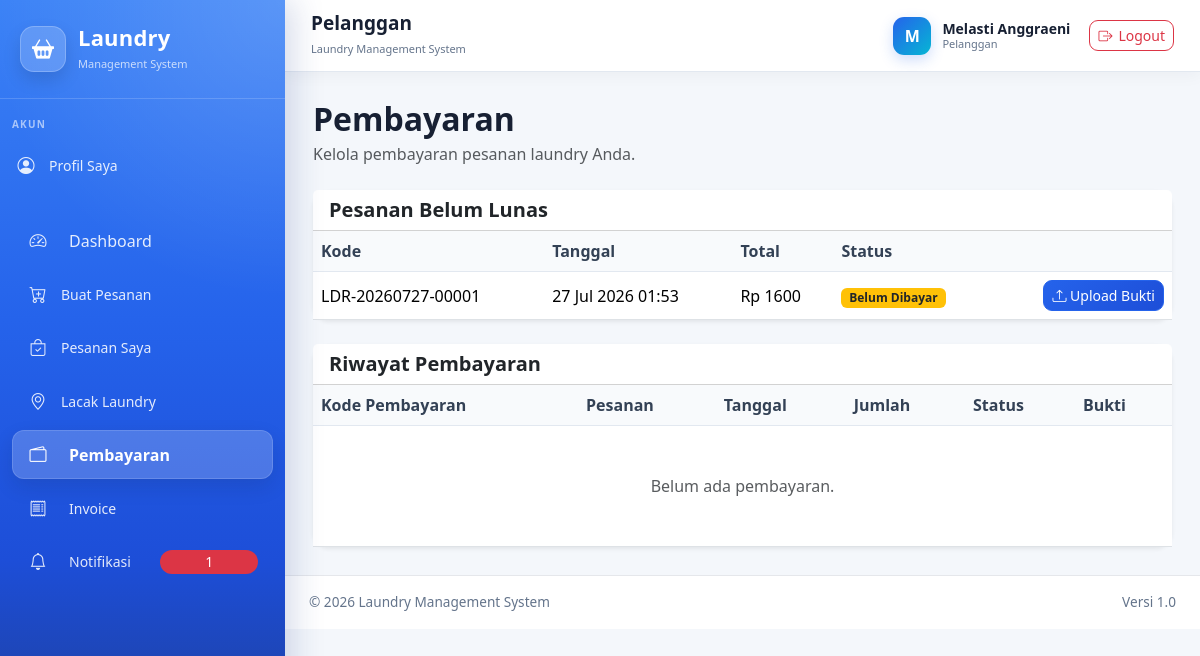
The page /pelanggan/pembayaran/ (signed in) on the database as committed earlier.
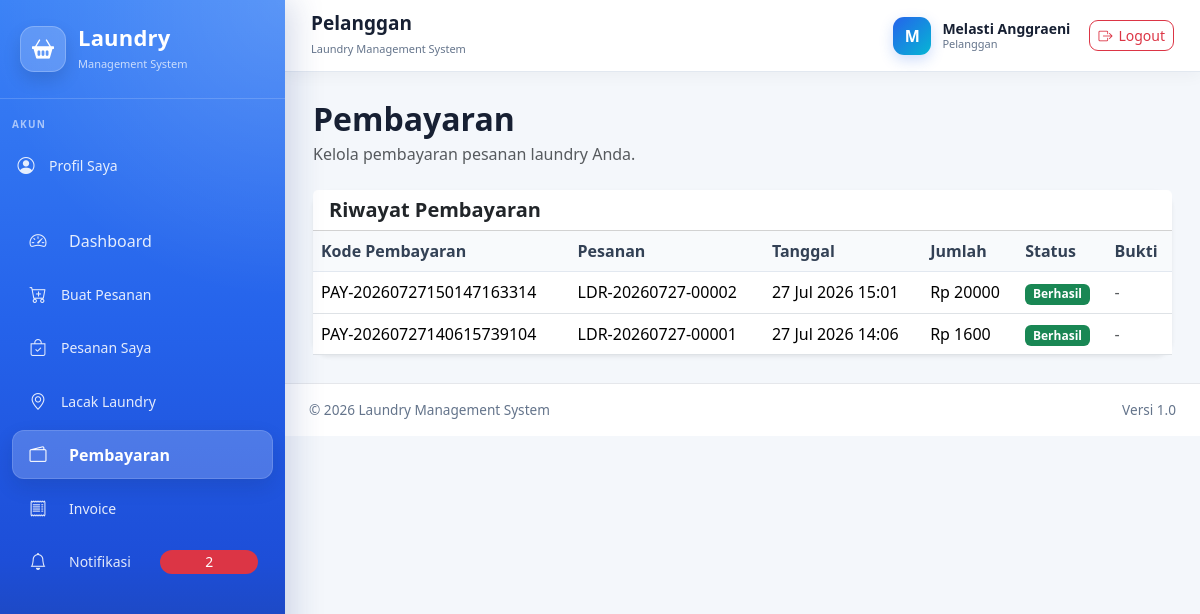
The same page on the database as committed later.
### administrator/models.py (models this page shows, shortened)
class TimeStampedModel(models.Model):
    created_at = models.DateTimeField(
        auto_now_add=True,
        verbose_name="Dibuat pada",
    )
    updated_at = models.DateTimeField(
        auto_now=True,
        verbose_name="Diubah pada",
    )
    class Meta:
        abstract = True

class Pesanan(TimeStampedModel):
    class JenisPengantaran(models.TextChoices):
        DATANG_SENDIRI = "datang_sendiri", "Datang Sendiri"
        JEMPUT = "jemput", "Dijemput"
        ANTAR = "antar", "Diantar"
        ANTAR_JEMPUT = "antar_jemput", "Antar dan Jemput"
    class CaraBarangMasuk(models.TextChoices):
        DIANTAR_KE_OUTLET = (
            "diantar_ke_outlet",
            "Diantar ke Outlet",
        )
        DIJEMPUT = (
            "dijemput",
            "Dijemput ke Alamat Pelanggan",
        )
    class CaraBarangKeluar(models.TextChoices):
        DIAMBIL_SENDIRI = (
            "diambil_sendiri",
            "Diambil Sendiri di Outlet",
        )
        DIANTAR_KE_PELANGGAN = (
            "diantar_ke_pelanggan",
            "Diantar ke Alamat Pelanggan",
        )
    class StatusPesanan(models.TextChoices):
        MENUNGGU_BARANG_DIANTAR = (
            "menunggu_barang_diantar",
            "Menunggu Barang Diantar",
        )
        MENUNGGU_PENJEMPUTAN = (
            "menunggu_penjemputan",
            "Menunggu Penjemputan",
        )
        MENUNGGU_PEMERIKSAAN = (
            "menunggu_pemeriksaan",
            "Menunggu Pemeriksaan",
        )
        MENUNGGU_PETUGAS = (
            "menunggu_petugas",
            "Menunggu Petugas Tersedia",
        )
        MENUNGGU_ANTRIAN = (
            "menunggu_antrian",
            "Menunggu Antrian",
        )
        DICUCI = "dicuci", "Dicuci"
        DIKERINGKAN = "dikeringkan", "Dikeringkan"
        DISETRIKA = "disetrika", "Disetrika"
        DILIPAT = "dilipat", "Dilipat"
        DIKEMAS = "dikemas", "Dikemas"
        SIAP_DIAMBIL = "siap_diambil", "Siap Diambil"
        SIAP_DIANTAR = "siap_diantar", "Siap Diantar"
        DALAM_PENGANTARAN = (
            "dalam_pengantaran",
            "Dalam Pengantaran",
        )
        SELESAI = "selesai", "Selesai"
        DITOLAK = "ditolak", "Ditolak"
        DIBATALKAN = "dibatalkan", "Dibatalkan"
    class StatusPembayaran(models.TextChoices):
        BELUM_DIBAYAR = "belum_dibayar", "Belum Dibayar"
        MENUNGGU_VERIFIKASI = (
            "menunggu_verifikasi",
            "Menunggu Verifikasi",
        )
        DP = "dp", "Dibayar Sebagian"
        LUNAS = "lunas", "Lunas"
        GAGAL = "gagal", "Gagal"
        DIKEMBALIKAN = "dikembalikan", "Dikembalikan"
    kode_pesanan = models.CharField(
        max_length=30,
        unique=True,
        editable=False,
        db_index=True,
        verbose_name="Kode pesanan",
    )
    pelanggan = models.ForeignKey(
        settings.AUTH_USER_MODEL,
        on_delete=models.PROTECT,
        related_name="pesanan_pelanggan",
        limit_choices_to={"role": User.Role.PELANGGAN},
        verbose_name="Pelanggan",
    )
    kasir = models.ForeignKey(
        settings.AUTH_USER_MODEL,
        on_delete=models.SET_NULL,
        blank=True,
        null=True,
        related_name="pesanan_ditangani_kasir",
        limit_choices_to={"role": User.Role.KASIR},
        verbose_name="Kasir",
    )
    petugas_laundry = models.ForeignKey(
        settings.AUTH_USER_MODEL,
        on_delete=models.SET_NULL,
        blank=True,
        null=True,
        related_name="pesanan_dikerjakan",
        limit_choices_to={"role": User.Role.PETUGAS_LAUNDRY},
        verbose_name="Petugas laundry",
    )
    promo = models.ForeignKey(
        Promo,
        on_delete=models.SET_NULL,
        blank=True,
        null=True,
        related_name="pesanan",
        verbose_name="Promo",
    )
    metode_pembayaran = models.ForeignKey(
        MetodePembayaran,
        on_delete=models.PROTECT,
        related_name="pesanan",
        verbose_name="Metode pembayaran",
    )
    area_layanan = models.ForeignKey(
        AreaLayanan,
        on_delete=models.SET_NULL,
        blank=True,
        null=True,
        related_name="pesanan",
        verbose_name="Area antar-jemput",
    )
    jenis_pengantaran = models.CharField(
        max_length=30,
        choices=JenisPengantaran.choices,
        default=JenisPengantaran.DATANG_SENDIRI,
        verbose_name="Metode penerimaan",
    )
    cara_barang_masuk = models.CharField(
        max_length=30,
        choices=CaraBarangMasuk.choices,
        default=CaraBarangMasuk.DIANTAR_KE_OUTLET,
        db_index=True,
        verbose_name="Cara barang masuk",
    )
    cara_barang_keluar = models.CharField(
        max_length=30,
        choices=CaraBarangKeluar.choices,
        default=CaraBarangKeluar.DIAMBIL_SENDIRI,
        db_index=True,
        verbose_name="Cara barang dikembalikan",
    )
    alamat_penjemputan = models.TextField(
        blank=True,
        verbose_name="Alamat penjemputan",
    )
    alamat_pengantaran = models.TextField(
        blank=True,
        verbose_name="Alamat pengantaran",
    )
    tanggal_penjemputan = models.DateTimeField(
        blank=True,
        null=True,
        verbose_name="Tanggal penjemputan",
    )
    tanggal_pengambilan = models.DateTimeField(
        blank=True,
        null=True,
        verbose_name="Tanggal pengambilan",
    )
    estimasi_selesai = models.DateTimeField(
        blank=True,
        null=True,
        verbose_name="Estimasi selesai",
    )
    tanggal_selesai = models.DateTimeField(
        blank=True,
        null=True,
        verbose_name="Tanggal selesai",
    )
    catatan_pelanggan = models.TextField(
        blank=True,
        verbose_name="Catatan pelanggan",
    )
    catatan_kasir = models.TextField(
        blank=True,
        verbose_name="Catatan kasir",
    )
    alasan_penolakan = models.TextField(
        blank=True,
        verbose_name="Alasan penolakan",
    )
    status = models.CharField(
        max_length=30,
        choices=StatusPesanan.choices,
        default=StatusPesanan.MENUNGGU_BARANG_DIANTAR,
        db_index=True,
        verbose_name="Status pesanan",
    )
    status_pembayaran = models.CharField(
        max_length=30,
        choices=StatusPembayaran.choices,
        default=StatusPembayaran.BELUM_DIBAYAR,
        db_index=True,
        verbose_name="Status pembayaran",
    )
    subtotal = models.DecimalField(
        max_digits=12,
        decimal_places=2,
        default=Decimal("0.00"),
        validators=[MinValueValidator(Decimal("0.00"))],
        verbose_name="Subtotal",
    )
    diskon = models.DecimalField(
        max_digits=12,
        decimal_places=2,
        default=Decimal("0.00"),
        validators=[MinValueValidator(Decimal("0.00"))],
        verbose_name="Diskon",
    )
    biaya_antar_jemput = models.DecimalField(
        max_digits=12,
        decimal_places=2,
        default=Decimal("0.00"),
        validators=[MinValueValidator(Decimal("0.00"))],
        verbose_name="Biaya antar-jemput",
    )
    biaya_tambahan = models.DecimalField(
        max_digits=12,
        decimal_places=2,
        default=Decimal("0.00"),
        validators=[MinValueValidator(Decimal("0.00"))],
        verbose_name="Biaya tambahan",
    )
    total_biaya = models.DecimalField(
        max_digits=12,
        decimal_places=2,
        default=Decimal("0.00"),
        validators=[MinValueValidator(Decimal("0.00"))],
        verbose_name="Total biaya",
    )
    diterima_pelanggan = models.BooleanField(
        default=False,
        verbose_name="Sudah diterima pelanggan",
    )
    class Meta:
        verbose_name = "Pesanan"
        verbose_name_plural = "Data Pesanan"
        ordering = ["-created_at"]
        indexes = [
            models.Index(fields=["status", "created_at"]),
            models.Index(fields=["pelanggan", "status"]),
            models.Index(fields=["kasir", "status"]),
            models.Index(fields=["petugas_laundry", "status"]),
        ]

class Pembayaran(TimeStampedModel):
    class StatusPembayaran(models.TextChoices):
        MENUNGGU = "menunggu", "Menunggu Verifikasi"
        BERHASIL = "berhasil", "Berhasil"
        GAGAL = "gagal", "Gagal"
        DITOLAK = "ditolak", "Ditolak"
        DIKEMBALIKAN = "dikembalikan", "Dikembalikan"
    pesanan = models.ForeignKey(
        Pesanan,
        on_delete=models.PROTECT,
        related_name="pembayaran",
        verbose_name="Pesanan",
    )
    metode_pembayaran = models.ForeignKey(
        MetodePembayaran,
        on_delete=models.PROTECT,
        related_name="pembayaran",
        verbose_name="Metode pembayaran",
    )
    kode_pembayaran = models.CharField(
        max_length=50,
        unique=True,
        editable=False,
        verbose_name="Kode pembayaran",
    )
    jumlah = models.DecimalField(
        max_digits=12,
        decimal_places=2,
        validators=[MinValueValidator(Decimal("0.01"))],
        verbose_name="Jumlah pembayaran",
    )
    tanggal_pembayaran = models.DateTimeField(
        default=timezone.now,
        verbose_name="Tanggal pembayaran",
    )
    bukti_pembayaran = models.ImageField(
        upload_to="pembayaran/bukti/",
        blank=True,
        null=True,
        verbose_name="Bukti pembayaran",
    )
    status = models.CharField(
        max_length=20,
        choices=StatusPembayaran.choices,
        default=StatusPembayaran.MENUNGGU,
        verbose_name="Status",
    )
    diverifikasi_oleh = models.ForeignKey(
        settings.AUTH_USER_MODEL,
        on_delete=models.SET_NULL,
        blank=True,
        null=True,
        related_name="pembayaran_diverifikasi",
        limit_choices_to={
            "role__in": [
                User.Role.ADMINISTRATOR,
                User.Role.KASIR,
            ]
        },
        verbose_name="Diverifikasi oleh",
    )
    diverifikasi_pada = models.DateTimeField(
        blank=True,
        null=True,
        verbose_name="Diverifikasi pada",
    )
    catatan = models.TextField(
        blank=True,
        verbose_name="Catatan",
    )
    class Meta:
        verbose_name = "Pembayaran"
        verbose_name_plural = "Data Pembayaran"
        ordering = ["-tanggal_pembayaran"]

### pelanggan/views.py (the view)
@role_required([User.Role.PELANGGAN])
def pembayaran_list(request):
    pembayaran_list = (
        Pembayaran.objects
        .filter(
            pesanan__pelanggan=request.user,
        )
        .select_related(
            "pesanan",
            "metode_pembayaran",
            "diverifikasi_oleh",
        )
        .order_by("-tanggal_pembayaran")
    )
    pesanan_belum_lunas = (
        Pesanan.objects
        .filter(
            pelanggan=request.user,
        )
        .exclude(
            status_pembayaran=(
                Pesanan.StatusPembayaran.LUNAS
            ),
        )
        .exclude(
            status__in=[
                Pesanan.StatusPesanan.DITOLAK,
                Pesanan.StatusPesanan.DIBATALKAN,
            ]
        )
        .select_related(
            "metode_pembayaran",
        )
        .order_by("-created_at")
    )
    context = {
        "pembayaran_list": pembayaran_list,
        "pesanan_belum_lunas": pesanan_belum_lunas,
    }
    return render(
        request,
        "pelanggan/pembayaran/list.html",
        context,
    )

### pelanggan/context_processors.py (called while the page is built)
def notifikasi_pelanggan(request):
    jumlah_belum_dibaca = 0
    if request.user.is_authenticated:
        jumlah_belum_dibaca = Notifikasi.objects.filter(
            penerima=request.user,
            is_read=False,
        ).count()
    return {
    "jumlah_notifikasi_belum_dibaca": jumlah_belum_dibaca,
    "jumlah_notifikasi_pelanggan": jumlah_belum_dibaca,
}

### templates/pelanggan/pembayaran/list.html (shortened to what the changed rows need)
{% extends "base.html" %}
{% block content %}
<div class="d-flex justify-content-between align-items-center mb-4">
    <div>
        <h2 class="fw-bold mb-1">
            Pembayaran
        </h2>
    </div>
</div>
{% if pesanan_belum_lunas %}
<div class="card shadow-sm border-0 mb-4">
    <div class="card-header bg-white">
        <h5 class="mb-0 fw-bold">
            Pesanan Belum Lunas
        </h5>
    </div>
    <div class="table-responsive">
        <table class="table table-hover align-middle mb-0">
            <thead class="table-light">
                <tr>
                    <th>Kode</th>
                    <th>Tanggal</th>
                    <th>Total</th>
                    <th>Status</th>
                    <th></th>
                </tr>
            </thead>
            <tbody>
                {% for pesanan in pesanan_belum_lunas %}
                <tr>
                    <td>
                        {{ pesanan.kode_pesanan }}
                    </td>
                    <td>
                        {{ pesanan.created_at|date:"d M Y H:i" }}
                    </td>
                    <td>
                        Rp {{ pesanan.total_biaya|floatformat:0 }}
                    </td>
                    <td>
                        <span class="badge bg-warning text-dark">
                            {{ pesanan.get_status_pembayaran_display }}
                        </span>
                    </td>
                    <td class="text-end">
                        <a
                            href="{% url 'pelanggan:pembayaran_tambah' pesanan.id %}"
                            class="btn btn-primary btn-sm"
                        >
                            <i class="bi bi-upload"></i>
                            Upload Bukti
                        </a>
                    </td>
                </tr>
                {% endfor %}
            </tbody>
        </table>
    </div>
</div>
{% endif %}
<div class="card shadow-sm border-0">
    <div class="table-responsive">
        <table class="table table-hover align-middle mb-0">
            <thead class="table-light">
                <tr>
                    <th>Kode Pembayaran</th>
                    <th>Pesanan</th>
                    <th>Tanggal</th>
                    <th>Jumlah</th>
                    <th>Status</th>
                    <th>Bukti</th>
                </tr>
            </thead>
            <tbody>
                {% for pembayaran in pembayaran_list %}
                <tr>
                    <td>
                        {{ pembayaran.kode_pembayaran }}
                    </td>
                    <td>
                        {{ pembayaran.pesanan.kode_pesanan }}
                    </td>
                    <td>
                        {{ pembayaran.tanggal_pembayaran|date:"d M Y H:i" }}
                    </td>
                    <td>
                        Rp {{ pembayaran.jumlah|floatformat:0 }}
                    </td>
                    <td>
                        {% if pembayaran.status == "berhasil" %}
                        <span class="badge bg-success">
                            {{ pembayaran.get_status_display }}
                        </span>
                        {% elif pembayaran.status == "menunggu" %}
                        <span class="badge bg-warning text-dark">
                            {{ pembayaran.get_status_display }}
                        </span>
                        {% else %}
                        <span class="badge bg-danger">
                            {{ pembayaran.get_status_display }}
                        </span>
                        {% endif %}
                    </td>
                    <td>
                        {% if pembayaran.bukti_pembayaran %}
                        <a
                            href="{{ pembayaran.bukti_pembayaran.url }}"
                            target="_blank"
                            class="btn btn-outline-primary btn-sm"
                        >
                            Lihat
                        </a>
                        {% else %}
                        <span class="text-muted">
                            -
                        </span>
                        {% endif %}
                    </td>
                </tr>
                {% empty %}
                <tr>
                    <td
                        colspan="6"
                        class="text-center py-5 text-muted"
                    >
                        Belum ada pembayaran.
                    </td>
                </tr>
                {% endfor %}
            </tbody>
        </table>
    </div>
</div>
{% endblock %}

Rows that differ between the two databases and show on the page:
no longer on this page (row edited): Pesanan: kode_pesanan "LDR-20260727-00001", created_at "27 Jul 2026 01:53", total_biaya "1600", status_pembayaran "Belum Dibayar"
added Pembayaran: kode_pembayaran "PAY-20260727150147163314", pesanan.kode_pesanan "LDR-20260727-00002", tanggal_pembayaran "27 Jul 2026 15:01", jumlah "20000", status "Berhasil"
added Pembayaran: kode_pembayaran "PAY-20260727140615739104", pesanan.kode_pesanan "LDR-20260727-00001", tanggal_pembayaran "27 Jul 2026 14:06", jumlah "1600", status "Berhasil"
Other text that changed with them:
{{ jumlah_notifikasi_pelanggan }}: "1" → "2"
text no longer shown: "Pesanan Belum Lunas Kode Tanggal Total Status Belum ada pembayaran."
